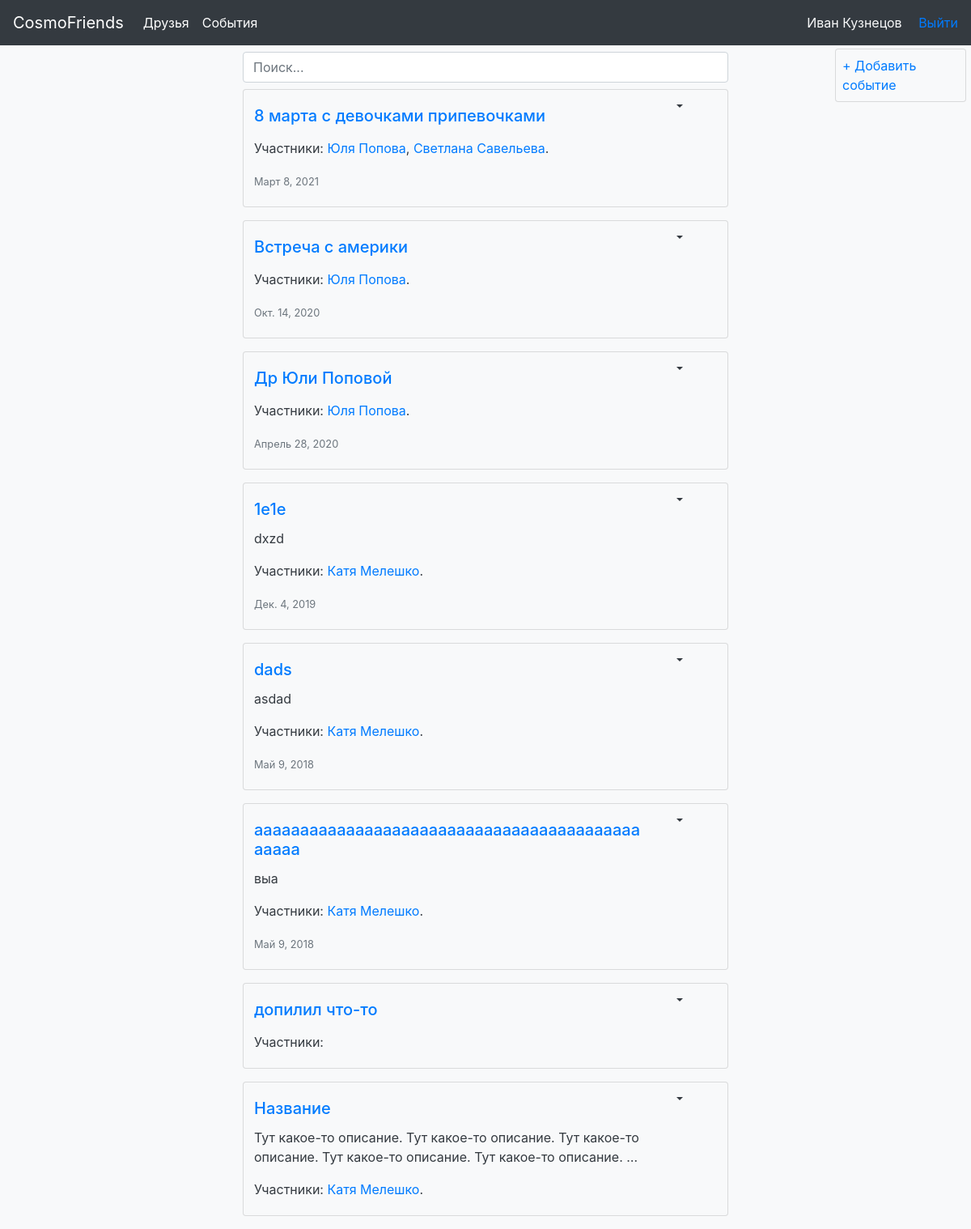
/events/ (signed in), run on an earlier commit of the app's database.
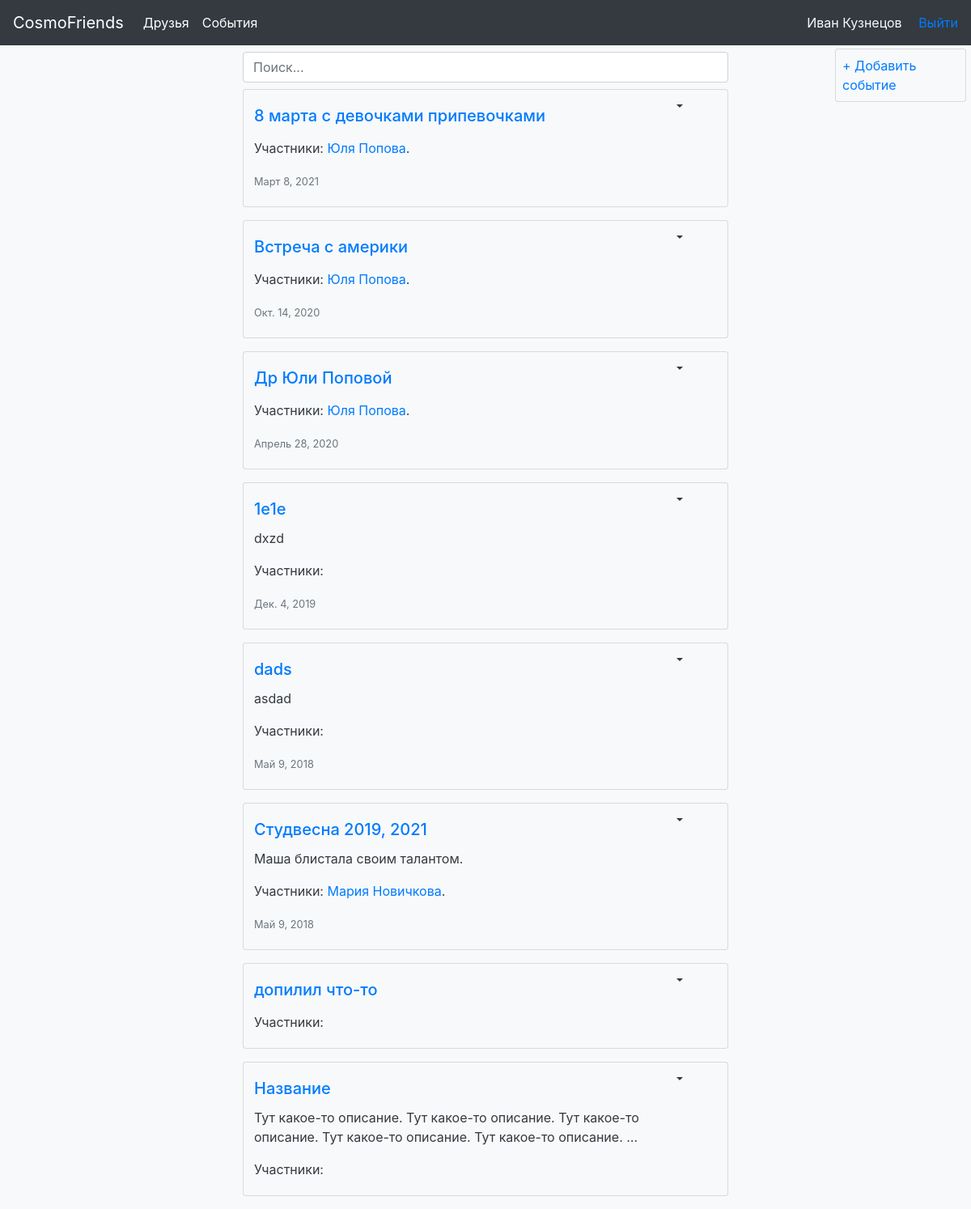
And on a later commit of the database.
### cosmos/models.py (models this page shows, shortened)
class Events(models.Model):
    event_rating = (
        (1, 'Ужасно'),
        (2, 'Плохо'),
        (3, 'Удовлетворительно'),
        (4, 'Хорошо'),
        (5, 'Отлично'),
    )
    title = models.CharField('Название события', max_length=50)
    user = models.ForeignKey(User, on_delete=models.CASCADE)
    date = models.DateField('Дата', blank=True, null=True)
    points = models.IntegerField('Оценка', default=5, choices=event_rating)
    members = models.ManyToManyField(Friends)
    report = models.TextField('Описание', blank=True, null=True)
    class Meta:
        ordering = ['-date']

class Friends(models.Model):
    name = models.CharField(max_length=50)
    user = models.ForeignKey(User, on_delete=models.CASCADE)
    character = models.TextField(blank=True, null=True)
    points = models.IntegerField(default=0, blank=True)
    date_birth = models.DateField(blank=True, null=True)
    date_begin = models.DateField(blank=True, null=True)
    photo = models.ImageField(upload_to='photos/%Y/%m/%d', blank=True, null=True)
    groups = models.ManyToManyField(Group, blank=True, related_name='peoples')
    class Meta:
        ordering = ['date_begin']
    def __str__(self):
        return self.name

### cosmos/views.py (the view)
# urls.py: path('events/', EventsList.as_view(), name='events'),
class EventsList(LoginRequiredMixin, View):
    def get(self, request):
        e_list = Events.objects.filter(user=request.user)
        return render(request, 'cosmos/events.html', context={'e_list': e_list, 'short': True})

### cosmos/templates/cosmos/events.html (shortened to what this page needs)
{% extends 'base.html' %}
{% load static %}
{% block content %}
{% include 'cosmos/includes/header_template.html' %}
<div class="w-50" style="margin-left: 25%;">
    <input class="mb-2 form-control d-inline" type="search" id="search_event" placeholder="Поиск...">
    {% for event in e_list %}
    {% include 'cosmos/includes/event_card_template.html' %}
    {% endfor %}
</div>
{% include 'cosmos/includes/add_event_template.html' %}
{% endblock %}

### cosmos/templates/cosmos/includes/event_card_template.html (shortened to what this page needs)
{% load static %}
<div class="card bg-light mb-3 w-100">
    <div class="row">
        <div class="ml-2 card-body col-10 maybe-selected">
            <a href="{% url 'some_event' event.id %}"><h5 class="card-title">{{event.title}}</h5></a>
            <p class="card-text">{%if short%}{{event.report|truncatewords:15}}{%else%}{{event.report}}{%endif%}</p>
            <p class="card-text">Участники:
                {%for member in event.members.all %}
                <a href="{% url 'some_friend' member.id%}">{{member}}</a>{%if forloop.last%}.{%else%},{%endif%}
                {%endfor%}
            </p>
            {% if event.date%}
            <p class="card-text"><small class="text-muted">{{event.date}}</small></p>
            {%endif%}
            </div>
            <div class="col-md-auto mt-2 ">
                <li class="nav-item dropdown">
                    <a class="dropdown-toggle" id="navbarScrollingDropdown{{event.id}}"
                       data-bs-toggle="dropdown" aria-expanded="false">
                    </a>
                </li>
            </div>
        </div>
    </div>

What changed in the data, as far as the page shows it:
removed Friends: name "Светлана Савельева", shown under Events "8 марта с девочками припевочками"
removed Friends: name "Катя Мелешко"
removed Events: title "ааааааааааааааааааааааааааааааааааааааааааааааа", report "выа", date "Май 9, 2018"
computed for Friends "Юля Попова": text "," → "."
added Events: title "Студвесна 2019, 2021", report "Маша блистала своим талантом.", date "Май 9, 2018"
now on this page (row edited): Friends: name "Мария Новичкова", shown under "Студвесна 2019, 2021"
